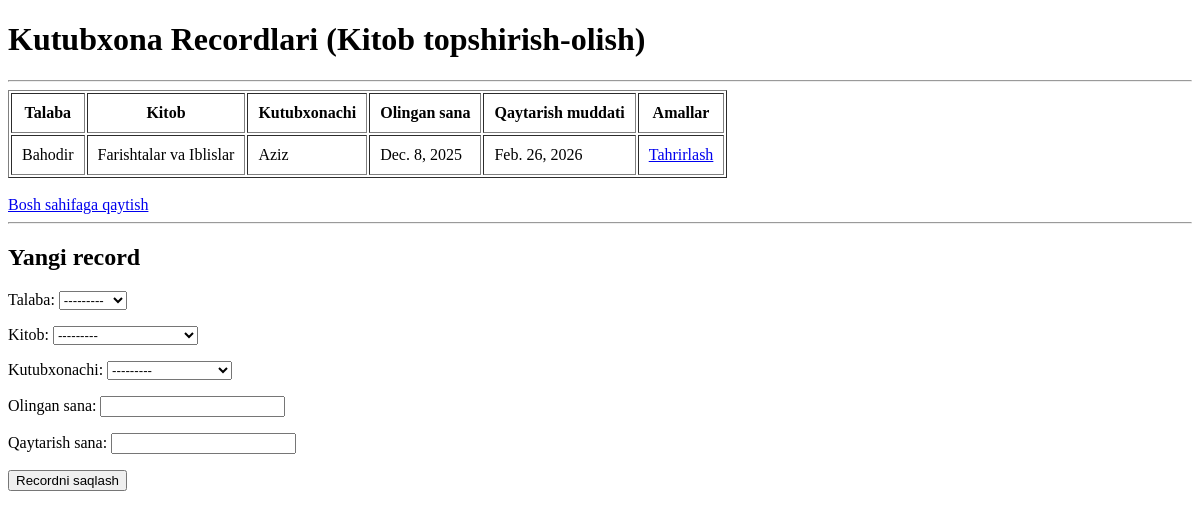
The page /recordlar/ on the database as committed earlier.
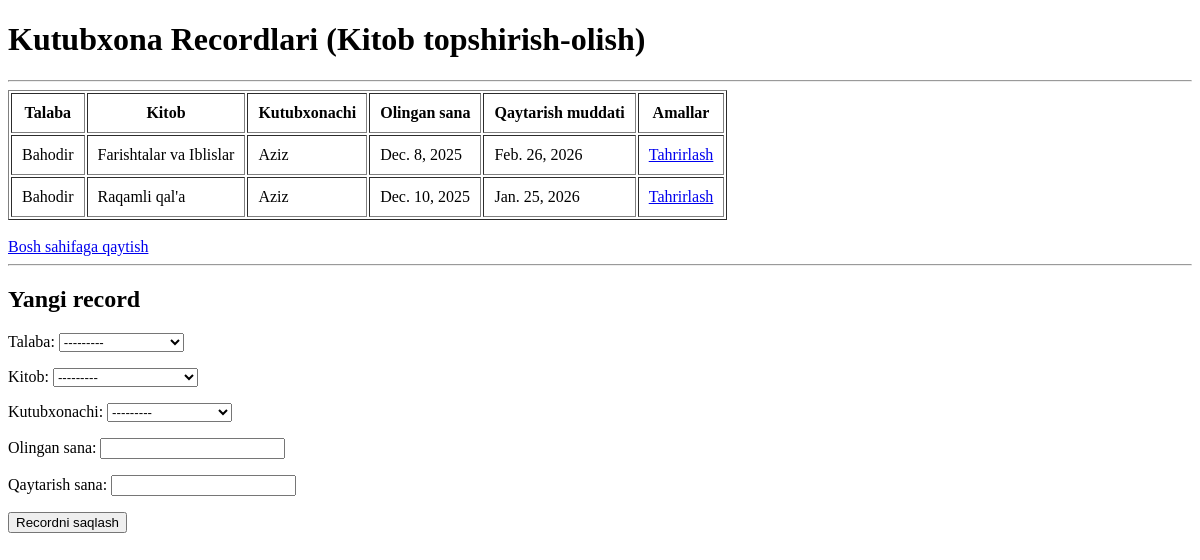
The same page on the database as committed later.
### main/models.py (models this page shows, shortened)
class Record(models.Model):
    talaba = models.ForeignKey(Talaba, on_delete=models.CASCADE)
    kitob = models.ForeignKey(Kitob, on_delete=models.CASCADE)
    kutubxonachi = models.ForeignKey(Kutubxonachi, on_delete=models.CASCADE)
    olingan_sana = models.DateField()
    qaytarish_sana = models.DateField()

class Talaba(models.Model):
    ism = models.CharField(max_length=200)
    guruh = models.CharField(max_length=50)
    kurs = models.PositiveSmallIntegerField()
    kitob_soni = models.PositiveSmallIntegerField(default=0)
    def __str__(self):
        return self.ism

class Kitob(models.Model):
    nom = models.CharField(max_length=200)
    janr = models.CharField(max_length=100)
    sahifa = models.PositiveSmallIntegerField()
    muallif = models.ForeignKey(Muallif, on_delete=models.SET_NULL, null=True)
    def __str__(self):
        return self.nom

class Kutubxonachi(models.Model):
    ism = models.CharField(max_length=200)
    ish_vaqti = models.CharField(max_length=50)
    def __str__(self):
        return self.ism

### main/views.py (the view)
# urls.py: path('recordlar/', recordlar_view, name='recordlar'),
def recordlar_view(request):
    recordlar = Record.objects.all()
    talabalar = Talaba.objects.all()
    kitoblar = Kitob.objects.all()
    kutubxonachilar = Kutubxonachi.objects.all()
    form = RecordForm()
    if request.method == 'POST':
        form = RecordForm(request.POST)
        if form.is_valid():
            form.save()
        return redirect('recordlar')
    context = {
        'recordlar': recordlar,
        'talabalar': talabalar,
        'kitoblar': kitoblar,
        'kutubxonachilar': kutubxonachilar,
        'form': RecordForm(),
    }
    return render(request, 'recordlar.html', context)

### main/forms.py
class RecordForm(forms.ModelForm):
    class Meta:
        model = Record
        fields = '__all__'

### templates/recordlar.html (shortened to what this page needs)
<!DOCTYPE html>
<html lang="en">
<head>
</head>
<body>
<h1>Kutubxona Recordlari (Kitob topshirish-olish)</h1>
<hr>
<table border="1" cellpadding="10">
    <thead>
        <tr>
            <th>Talaba</th>
            <th>Kitob</th>
            <th>Kutubxonachi</th>
            <th>Olingan sana</th>
            <th>Qaytarish muddati</th>
            <th>Amallar</th>
        </tr>
    </thead>
    <tbody>
        {% for record in recordlar %}
            <tr>
                <td>{{ record.talaba.ism }}</td>
                <td>{{ record.kitob.nom }}</td>
                <td>{{ record.kutubxonachi.ism }}</td>
                <td>{{ record.olingan_sana }}</td>
                <td>{{ record.qaytarish_sana }}</td>
                <td>
                    <a href="{% url 'record_update' record.id %}">
                        Tahrirlash
                    </a>
                </td>
            </tr>
        {% empty %}
            <tr>
                <td colspan="6">⚠️ Hozircha hech qanday record mavjud emas.</td>
            </tr>
        {% endfor %}
    </tbody>
</table>
<br>
<a href="{% url 'home' %}">Bosh sahifaga qaytish</a>
<hr>
<h2>Yangi record</h2>
<form method="POST">
    {{ form.as_p}}
    <button type="submit">Recordni saqlash</button>
</form>
</body>
</html>

Rows that differ between the two databases and show on the page:
added Record: talaba.ism "Bahodir", kitob.nom "Raqamli qal'a", kutubxonachi.ism "Aziz", olingan_sana "Dec. 10, 2025", qaytarish_sana "Jan. 25, 2026"
